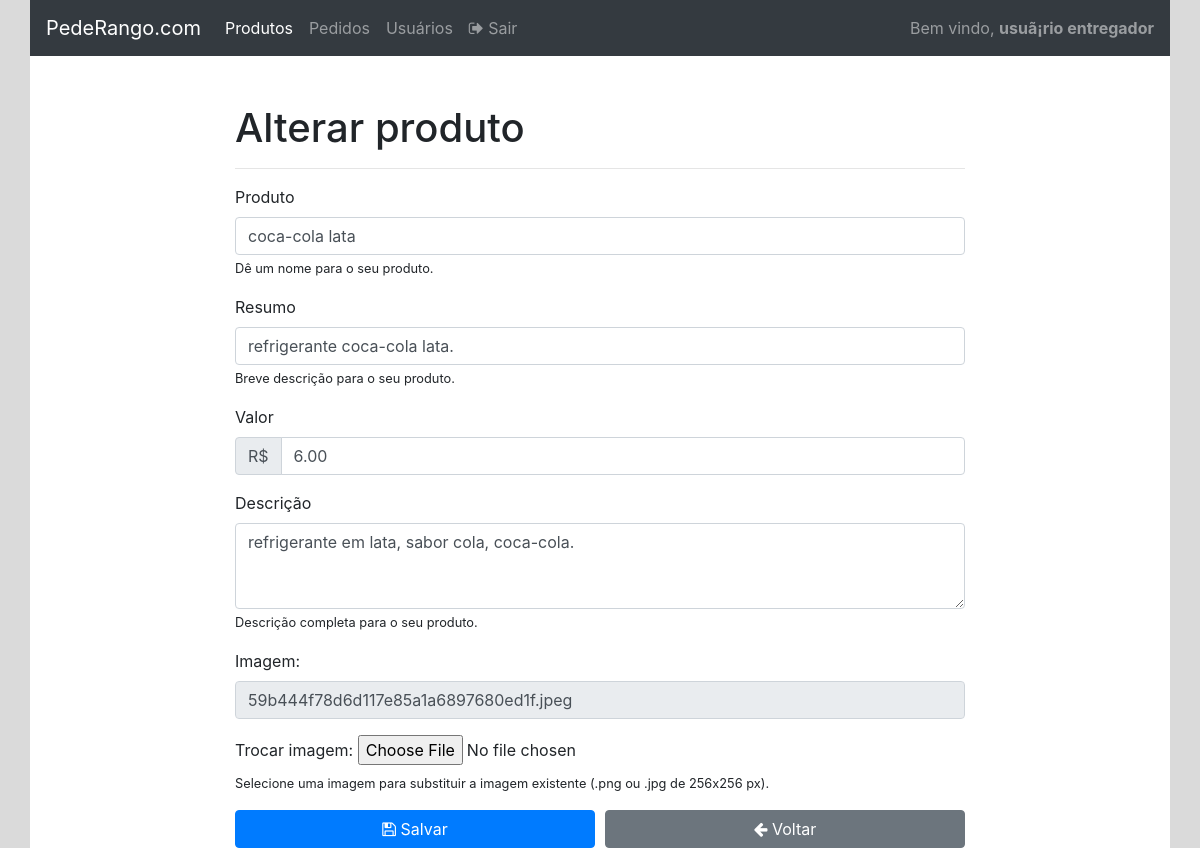
/admin/produto_alterar.php?id=26 (signed in), run on an earlier commit of the app's database.
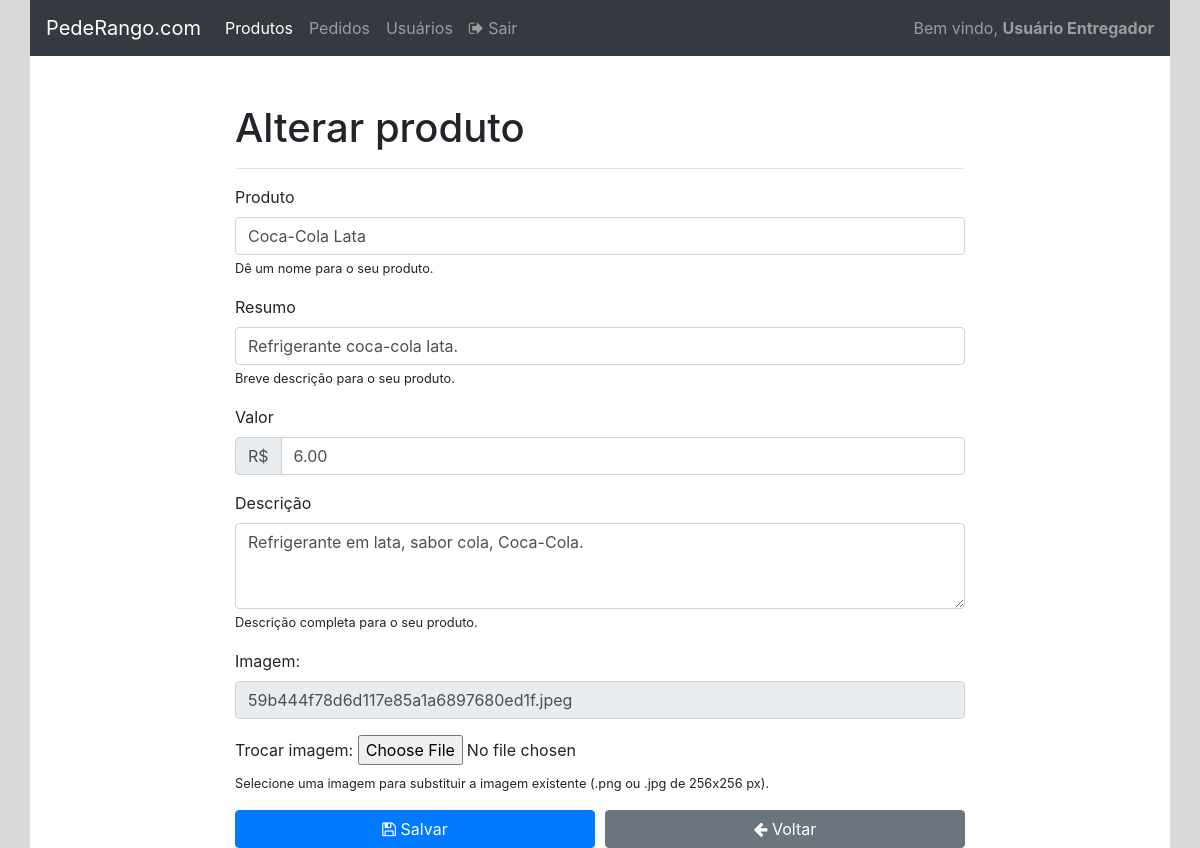
And on a later commit of the database.
### tables this page shows
create table produtos_tb(
    codigo_produto int(10) not null primary key auto_increment,

    nome_prod varchar(50) not null,
    resumo_prod varchar(255) not null,
    valor_prod decimal(3,2) not null,
    descricao_prod text,
    imagem_prod text
);

### admin/produto_alterar.php (the view, shortened to what the changed rows need)
<?php
require_once '../conexao/conecta.php';
if(isset($_GET['id'])){
    $id = $_GET['id'];
    $resultado = mysqli_query($conexao, "SELECT * FROM produtos_tb WHERE codigo_produto=$id");
    if($resultado){
        $produto = mysqli_fetch_assoc($resultado);
    }
}else{
    header('Location: produto_listar.php');
}
?>
<!DOCTYPE html>
<html lang="pt-br">
<head>
    <link rel="stylesheet" href="https://stackpath.bootstrapcdn.com/font-awesome/4.7.0/css/font-awesome.min.css">
    <link rel="stylesheet" href="https://stackpath.bootstrapcdn.com/bootstrap/4.3.1/css/bootstrap.min.css">
</head>
<body>
    <div id="principal" class="container">
        <div class="row">
            <div class="col-12 p-0">
                <?php require_once 'header.php' ?>
            </div>
        </div>
        <div class="row mt-5">
            <div class="col-12">
                <div class="row" id="conteudo">
                    <div class="col-8 offset-2">
                        <h1>Alterar produto</h1>
                        <form method="post" enctype="multipart/form-data">
                            <div class="form-group">
                                <label for="campoNomeProd">Produto</label>
                                <input value="<?php print $produto['nome_prod'] ?>" class="form-control" type="text" name="nome_prod" id="campoNomeProd" placeholder="Digite um nome para o produto">
                                <small>Dê um nome para o seu produto.</small>
                            </div>
                            <div class="form-group">
                                <label for="campoResumoProd">Resumo</label>
                                <input value="<?php print $produto['resumo_prod'] ?>" class="form-control" type="text" name="resumo_prod" id="campoResumoProd" placeholder="Digite o resumo do produto">
                                <small>Breve descrição para o seu produto.</small>
                            </div>
                            <div class="form-group">
                                <div class="input-group">
                                    <div class="input-group-prepend">
                                        <div class="input-group-text">R$</div>
                                    </div>
                                    <input value="<?php print $produto['valor_prod'] ?>" class="form-control" name="valor_prod" id="campoValor" type="number" min="0.01" step="0.01" max="2500" placeholder="4.00" />
                                </div>
                            </div>
                            <div class="form-group">
                                <label for="campoDescricaoProd">Descrição</label>
                                <textarea class="form-control" name="descricao_prod" id="campoDescricaoProd" rows="3" placeholder="Digite a descrição do produto"><?php print $produto['descricao_prod'] ?></textarea>
                                <small>Descrição completa para o seu produto.</small>
                            </div>
                            <div class="form-group">
                                <label for="campoImagem">Imagem:</label>
                                <input class="form-control disabled" value="<?php print $produto['imagem_prod'] ?>" type="text" id="campoImagem" disabled>
                            </div>
                        </form>
                    </div>
                </div>
            </div>
        </div>
    </div>
</body>
</html>

### admin/header.php (shortened to what the changed rows need)
<nav class="navbar navbar-expand-lg navbar-dark bg-dark">
  <div class="collapse navbar-collapse" id="navbarSupportedContent">
    <?php if(isset($_SESSION['nome_completo'])): ?>
      <span class="navbar-text">
        Bem vindo, <strong><?php print $_SESSION['nome_completo'] ?></strong>
      </span>
    <?php endif;?>
  </div>
</nav>

What changed in the data, as far as the page shows it:
changed produtos_tb "59b444f78d6d117e85a1a6897680ed1f.jpeg": nome_prod "coca-cola lata" → "Coca-Cola Lata"; resumo_prod "refrigerante coca-cola lata." → "Refrigerante coca-cola lata."; descricao_prod "refrigerante em lata, sabor cola, coca-cola." → "Refrigerante em lata, sabor cola, Coca-Cola."
Also different on the page:
$_SESSION['nome_completo']: "usuã¡rio entregador" → "Usuário Entregador"
